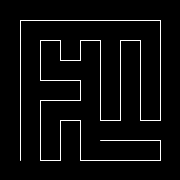
Frame 1 (no input)
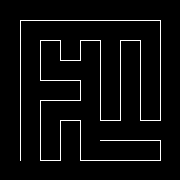
Frame 60 (the mouse pressed at the canvas centre just before this capture)
Frame 120 (the mouse held since frame 60 and released just before this capture): identical to frame 60, image omitted

The Processing sketch that drew these frames (run headless with seeded random() and noise(); from frame 60 on, the mouse is pressed at the canvas centre):

// Processing sketch: bw_maze
// ── bw_maze.pde
void setup() {
  size(180, 180);
  background(0);
}

void draw() {
  stroke(255);
  line(20, 160, 20, 20);
  stroke(255);
  line(20, 20, 160, 20);
  stroke(255);
  line(160, 20, 160, 120);
  stroke(255);
  line(160, 120, 140, 120);
  stroke(255);
  line(140, 120, 140, 40);
  stroke(255);
  line(140, 40, 120, 40);
  stroke(255);
  line(120, 40, 120, 120);
  stroke(255);
  line(120, 120, 100, 120);
  stroke(255);
  line(100, 120, 100, 40);
  stroke(255);
  line(100, 40, 80, 40);
  stroke(255);
  line(80, 40, 80, 60);
  stroke(255);
  line(80, 60, 60, 60);
  stroke(255);
  line(60, 60, 60, 40);
  stroke(255);
  line(60, 40, 40, 40);
  stroke(255);
  line(40, 40, 40, 80);
  stroke(255);
  line(40, 80, 80, 80);
  stroke(255);
  line(80, 80, 80, 100);
  stroke(255);
  line(80, 100, 40, 100);
  stroke(255);
  line(40, 100, 40, 160);
  stroke(255);
  line(40, 160, 60, 160);
  stroke(255);
  line(60, 160, 60, 120);
  stroke(255);
  line(60, 120, 80, 120);
  stroke(255);
  line(80, 120, 80, 160);
  stroke(255);
  line(80, 160, 160, 160);
  stroke(255);
  line(160, 160, 160, 140);
  stroke(255);
  line(160, 140, 100, 140);
  
  save("bw_maze.png");
}
